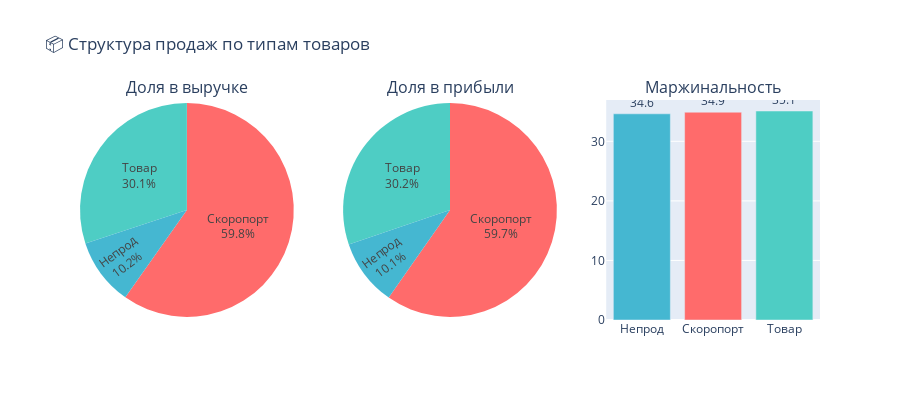

Notebook code cell kept with this figure:
### Code cell
# ============================================================
# 3.2 ВИЗУАЛИЗАЦИЯ: СТРУКТУРА ПО ТИПАМ ТОВАРОВ
# ============================================================

if 'Тип' in df.columns:
    fig = make_subplots(
        rows=1, cols=3,
        subplot_titles=['Доля в выручке', 'Доля в прибыли', 'Маржинальность'],
        specs=[[{"type": "pie"}, {"type": "pie"}, {"type": "bar"}]]
    )
    
    colors = {'Скоропорт': '#ff6b6b', 'Товар': '#4ecdc4', 'Непрод': '#45b7d1'}
    color_list = [colors.get(t, '#808080') for t in type_analysis['Тип']]
    
    # Pie 1: Выручка
    fig.add_trace(
        go.Pie(labels=type_analysis['Тип'], values=type_analysis['Выручка'],
               marker=dict(colors=color_list), textinfo='label+percent'),
        row=1, col=1
    )
    
    # Pie 2: Прибыль
    fig.add_trace(
        go.Pie(labels=type_analysis['Тип'], values=type_analysis['Валовая_прибыль'],
               marker=dict(colors=color_list), textinfo='label+percent'),
        row=1, col=2
    )
    
    # Bar: Маржа
    fig.add_trace(
        go.Bar(x=type_analysis['Тип'], y=type_analysis['Gross_Margin_%'],
               marker=dict(color=color_list), text=type_analysis['Gross_Margin_%'].round(1),
               textposition='outside'),
        row=1, col=3
    )
    
    fig.update_layout(
        height=400,
        title_text="📦 Структура продаж по типам товаров",
        showlegend=False
    )
    
    fig.show()

### Figure 1 — Plotly figure (JSON) as saved in the notebook; plotly's stock layout.template omitted (floating-point values rounded to 4 significant figures)
{"data": [{"domain": {"x": [0, 0.2889], "y": [0, 1]}, "labels": ["Непрод", "Скоропорт", "Товар"], "marker": {"colors": ["#45b7d1", "#ff6b6b", "#4ecdc4"]}, "textinfo": "label+percent", "type": "pie", "values": [1186000000.0, 6984000000.0, 3514000000.0]}, {"domain": {"x": [0.3556, 0.6444], "y": [0, 1]}, "labels": ["Непрод", "Скоропорт", "Товар"], "marker": {"colors": ["#45b7d1", "#ff6b6b", "#4ecdc4"]}, "textinfo": "label+percent", "type": "pie", "values": [410700000.0, 2437000000.0, 1233000000.0]}, {"marker": {"color": ["#45b7d1", "#ff6b6b", "#4ecdc4"]}, "text": [34.6, 34.9, 35.1], "textposition": "outside", "type": "bar", "x": ["Непрод", "Скоропорт", "Товар"], "xaxis": "x", "y": [34.62, 34.89, 35.09], "yaxis": "y"}], "layout": {"annotations": [{"font": {"size": 16}, "showarrow": false, "text": "Доля в выручке", "x": 0.1444, "xanchor": "center", "xref": "paper", "y": 1, "yanchor": "bottom", "yref": "paper"}, {"font": {"size": 16}, "showarrow": false, "text": "Доля в прибыли", "x": 0.5, "xanchor": "center", "xref": "paper", "y": 1, "yanchor": "bottom", "yref": "paper"}, {"font": {"size": 16}, "showarrow": false, "text": "Маржинальность", "x": 0.8556, "xanchor": "center", "xref": "paper", "y": 1, "yanchor": "bottom", "yref": "paper"}], "height": 400, "showlegend": false, "title": {"text": "📦 Структура продаж по типам товаров"}, "xaxis": {"anchor": "y", "domain": [0.7111, 1]}, "yaxis": {"anchor": "x", "domain": [0, 1]}}}
